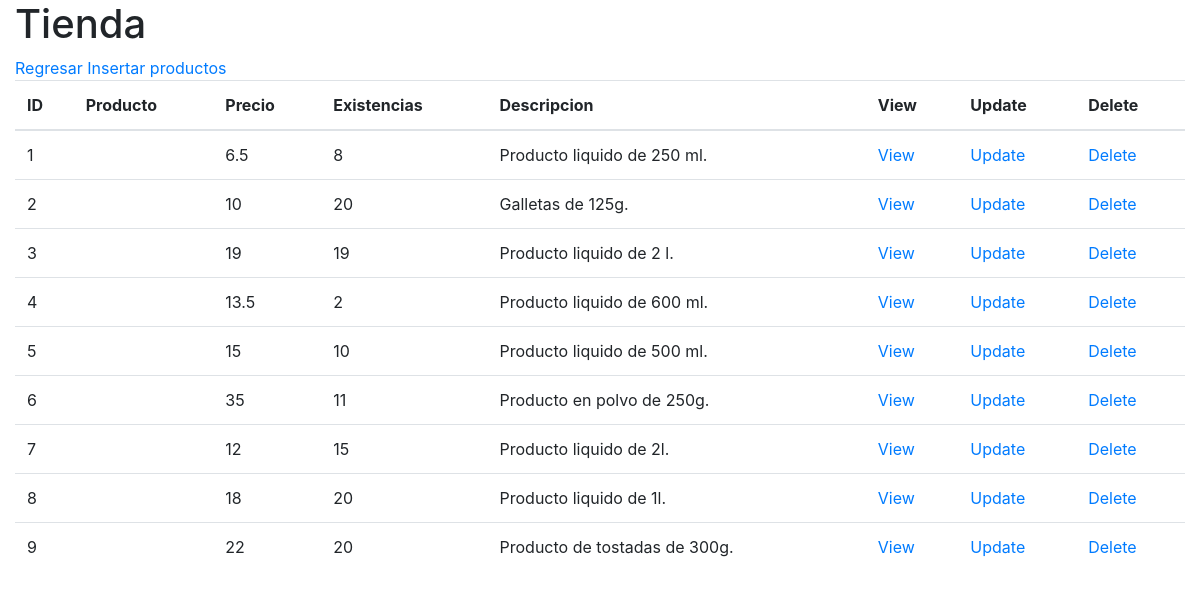
The app's page /productos/index.php, older data.
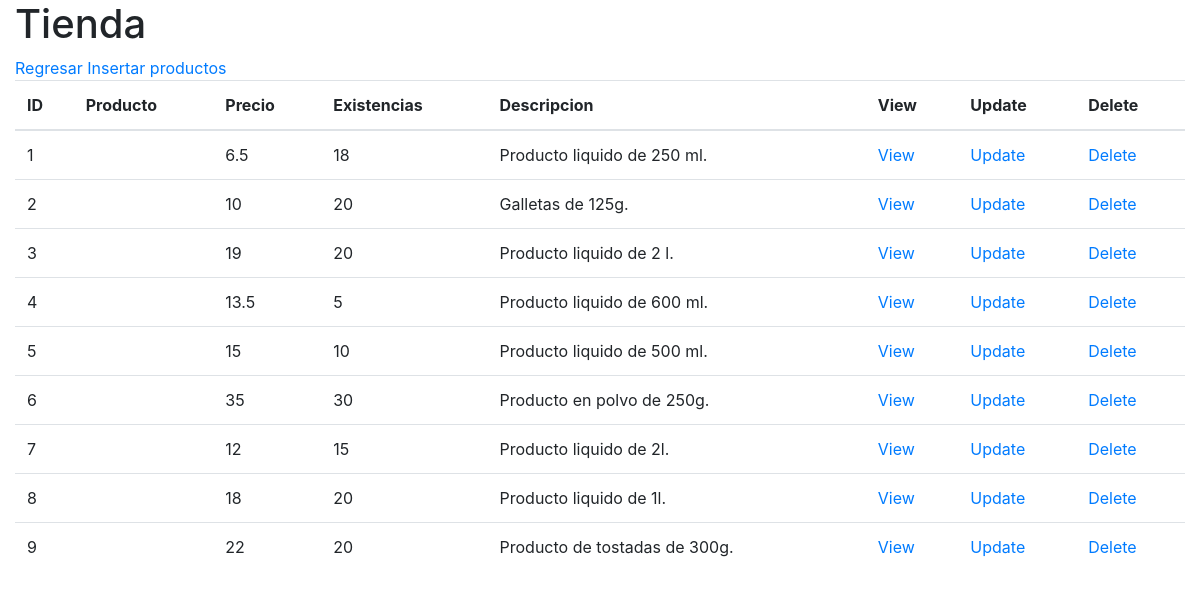
The same page, newer data.
### tables this page shows
CREATE TABLE producto(
       id_producto integer  primary key AUTOINCREMENT not null,
       producto varchar(100) not null,
       precio_venta decimal(11,2) not null,
       existencias integer not null,
       descripcion varchar(256) null
);

### productos/db/db_list.php (the view, shortened to what this page needs)
<?php
    $db = new SQLite3("../tienda.db");
    $resultado = $db->query("SELECT * from producto;");
    $table = "
        <table class='table'>
            <thead>
            <tr>
                <th>ID</th>
                <th>Producto</th>
                <th>Precio</th>
                <th>Existencias</th>
                <th>Descripcion</th>
                <th>View</th>
                <th>Update</th>
                <th>Delete</th>
            </tr>
            </thead>
            ";
    print($table);
    while ($row = $resultado->fetchArray()) {
        $id_producto = $row['id_producto'];
        $precio_venta = $row['precio_venta'];
        $existencias = $row['existencias'];
        $descripcion = $row['descripcion'];
        $table = "
            <tr>
                <td>$id_producto</td>
                <td>$nombre</td>
                <td>$precio_venta</td>
                <td>$existencias</td>
                <td>$descripcion</td>
                <td><a href='view.php?id_producto=$id_producto'>View</a></td>
                <td><a href='update.php?id_producto=$id_producto'>Update</a></td>
                <td><a href='delete.php?id_producto=$id_producto'>Delete</a></td>
            </tr>
        ";
        print($table);
    }
    print("</table>");
?>

Row changes from the older to the newer data that the page shows:
changed producto "Producto liquido de 250 ml.": existencias "8" → "18"
changed producto "Producto liquido de 2 l.": existencias "19" → "20"
changed producto "Producto liquido de 600 ml.": existencias "2" → "5"
changed producto "Producto en polvo de 250g.": existencias "11" → "30"
